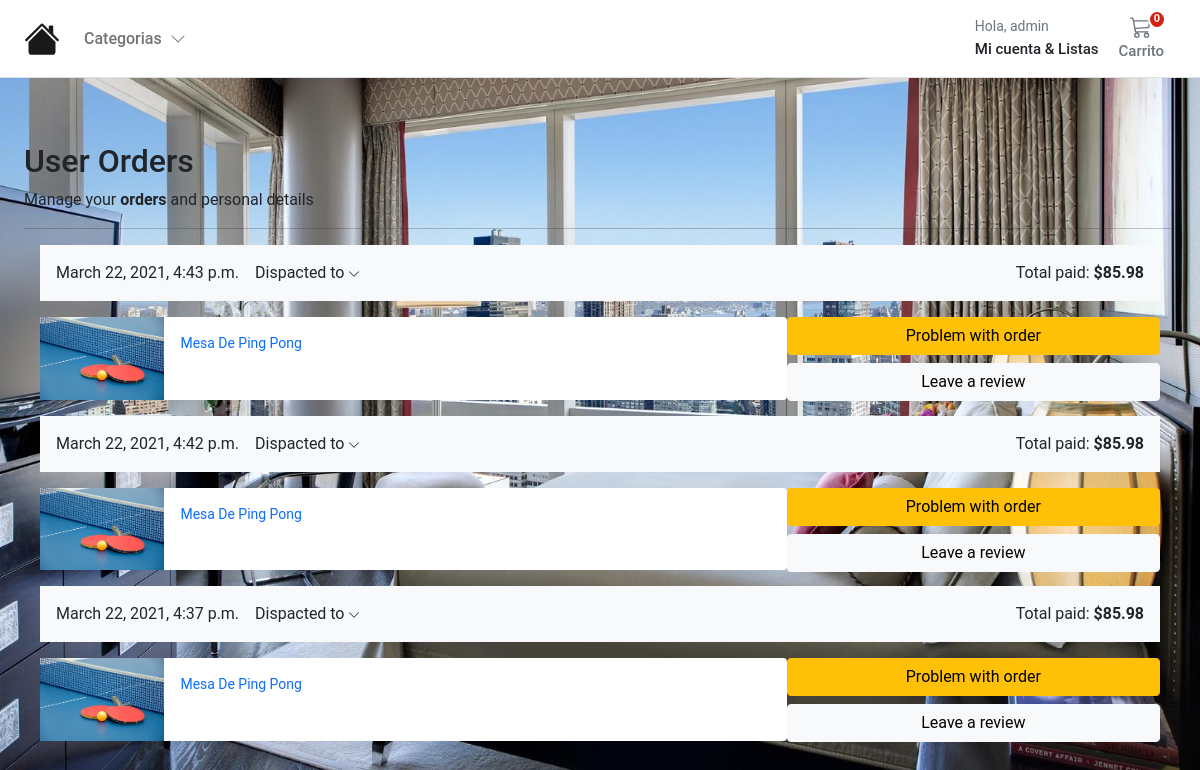
The app's page /account/user_orders/ (signed in) with its own data.
### account/models.py (models this page shows, shortened)
class Customer(AbstractBaseUser, PermissionsMixin):
    email = models.EmailField(_('email address'), unique=True)
    name = models.CharField(max_length=150)
    mobile = models.CharField(max_length=20, blank=True)
    is_active = models.BooleanField(default=False)
    is_staff = models.BooleanField(default=False)
    created = models.DateTimeField(auto_now_add=True)
    updated = models.DateTimeField(auto_now=True)
    objects = CustomAccountManager()
    USERNAME_FIELD = 'email'
    REQUIRED_FIELDS = ['name']
    class Meta:
        verbose_name = "Accounts"
        verbose_name_plural = "Accounts"

### orders/models.py (models this page shows, shortened)
class Order(models.Model):
    user = models.ForeignKey(settings.AUTH_USER_MODEL, on_delete=models.CASCADE, related_name="order_user")
    full_name = models.CharField(max_length=50)
    email = models.EmailField(max_length=254, blank=True)
    address1 = models.CharField(max_length=250)
    address2 = models.CharField(max_length=250)
    city = models.CharField(max_length=100)
    phone = models.CharField(max_length=100)
    postal_code = models.CharField(max_length=20)
    country_code = models.CharField(max_length=4, blank=True)
    created = models.DateTimeField(auto_now_add=True)
    updated = models.DateTimeField(auto_now=True)
    total_paid = models.DecimalField(max_digits=5, decimal_places=2)
    order_key = models.CharField(max_length=200)
    payment_option = models.CharField(max_length=200, blank=True)
    billing_status = models.BooleanField(default=False)
    class Meta:
        ordering = ("-created",)

class OrderItem(models.Model):
    order = models.ForeignKey(Order, related_name="items", on_delete=models.CASCADE)
    product = models.ForeignKey(Product, related_name="order_items", on_delete=models.CASCADE)
    price = models.DecimalField(max_digits=5, decimal_places=2)
    quantity = models.PositiveIntegerField(default=1)

### store/models.py (models this page shows)
class ProductImage(models.Model):
    product = models.ForeignKey(Product, on_delete=models.CASCADE, related_name="product_image")
    image = models.ImageField(
        verbose_name=_("image"),
        help_text=_("Upload a product image"),
        upload_to="images/",
        default="images/default.png",
    )
    alt_text = models.CharField(
        verbose_name=_("Alturnative text"),
        help_text=_("Please add alturnative text"),
        max_length=255,
        null=True,
        blank=True,
    )
    is_feature = models.BooleanField(default=False)
    created_at = models.DateTimeField(auto_now_add=True, editable=False)
    updated_at = models.DateTimeField(auto_now=True)
    class Meta:
        verbose_name = _("Imagen Referencial")
        verbose_name_plural = _("Imagen Referencial")

class Product(models.Model):
    product_type = models.ForeignKey(ProductType, verbose_name=_("Tipo"),on_delete=models.RESTRICT)
    category = models.ForeignKey(Category,verbose_name=_("Abreviacion"), on_delete=models.RESTRICT)
    title = models.CharField(
        verbose_name=_("Area"),
        max_length=255,
    )
    description = models.TextField(verbose_name=_("Descripcion"), blank=True)
    slug = models.SlugField(max_length=255)
    regular_price = models.DecimalField(
        verbose_name=_("Precio"),
        help_text=_("Maximo de $999"),
        error_messages={
            "name": {
                "max_length": _(""),
            },
        },
        max_digits=5,
        decimal_places=2,
    )
    discount_price = models.DecimalField(
        verbose_name=_("Descuento Disponible"),
        help_text=_("Maximo $999.99"),
        error_messages={
            "name": {
                "max_length": _(""),
            },
        },
        max_digits=5,
        decimal_places=2,
    )
    is_active = models.BooleanField(
        verbose_name=_("¿Area Privada?"),
        help_text=_(""),
        default=True,
    )
    created_at = models.DateTimeField(_("Created at"), auto_now_add=True, editable=False)
    updated_at = models.DateTimeField(_("Updated at"), auto_now=True)
    users_wishlist = models.ManyToManyField(settings.AUTH_USER_MODEL, related_name="user_wishlist", blank=True)
    class Meta:
        ordering = ("-created_at",)
        verbose_name = _("Product")
        verbose_name_plural = _("Products")
    def get_absolute_url(self):
        return reverse("store:product_detail", args=[self.slug])
    def __str__(self):
        return self.title

### account/views.py (the view)
# urls.py: path("user_orders/", views.user_orders, name="user_orders"),
@login_required
def user_orders(request):
    user_id = request.user.id
    orders = Order.objects.filter(user_id=user_id).filter(billing_status=True)
    return render(request, "account/dashboard/user_orders.html", {"orders": orders})

### basket/basket.py (called while the page is built)
    def __len__(self):
        return sum(item["qty"] for item in self.basket.values())

### basket/context_processors.py (called while the page is built)
def basket(request):
    return {'basket': Basket(request)}

### store/context_processors.py (called while the page is built)
def categories(request):
    return {"categories": Category.objects.filter(level=0)}

### store/models.py (called while the page is built)
    def get_absolute_url(self):
        return reverse("store:category_list", args=[self.slug])

### templates/account/dashboard/user_orders.html (shortened to what this page needs)
{% extends "../sub_base.html" %}
{% block sub_content %}
<div class="col-12">
  <h1 class="h2">User Orders</h1>
</div>
<div class="col-12 d-flex justify-content-between">
  <div>Manage your <b>orders</b> and personal details</div>
</div>
<hr />
 <div class="container">
    {% for order in orders %}
    <div class="row g-3">
      <div class="col-12 bg-light p-3 d-flex justify-content-between">
        <div class="d-flex d-flex-inline">
          <div class="pe-3">{{ order.created }}</div>
          <div class="dropdown">
          <a class="text-reset text-decoration-none dropdown-toggle" href="#" role="link" id="dropdownLink" data-bs-toggle="dropdown" aria-expanded="false">
          Dispacted to
          <svg xmlns="http://www.w3.org/2000/svg" width="12" height="12" fill="currentColor" class="bi bi-chevron-down" viewBox="0 0 16 16">
            <path fill-rule="evenodd" d="M1.646 4.646a.5.5 0 0 1 .708 0L8 10.293l5.646-5.647a.5.5 0 0 1 .708.708l-6 6a.5.5 0 0 1-.708 0l-6-6a.5.5 0 0 1 0-.708z"/>
          </svg>
          </a>
          </div>
        </div>
        <div class="text-end">
          Total paid: <span class="fw-bold">${{ order.total_paid }}</span>
        </div>
      </div>
      <div class="col-md-5 col-lg-4 order-md-last p-0 order-3">
        <div class="d-grid gap-2 ">
          <button class="btn btn-warning" type="button">Problem with order</button>
          <button class="btn btn-light" type="button">Leave a review</button>
        </div>
      </div>
      <div class="col-md-7 col-lg-8 p-0">
        {% for item in order.items.all %}
        <div class="card mb-3 border-0">
          <div class="row g-0">
            <div class="col-md-2 d-none d-md-block">
            {% for image in item.product.product_image.all %}
            {% if image.is_feature %}
            <img class="img-fluid" alt="Responsive image" src="{{ image.image.url }}" alt="{{ image.image.alt_text }}">
            {% endif %}
            {% endfor %}
            </div>
            <div class="col-md-10">
              <div class="card-body p-3">
                <a class="text-decoration-none" href="{{ item.product.get_absolute_url }}">
                  <p class="card-text small">{{item.product|title}}</p>
                </a>
              </div>
            </div>
          </div>
        </div>
        {% endfor %}
      </div>
    </div>
    {% endfor %}
  </div>
{% endblock %}

### templates/account/sub_base.html
{% extends "../base.html" %}
{% load static %}
{% block stylesheet %}{% static 'account/css/account.css' %}{% endblock %}
{% block content %}
<div class="container">
  <div class="login d-flex align-items-center">
    <div class="col-12 col-md-12 col-lg-12 mx-auto">
      {% block sub_content %}{% endblock %}
    </div>
  </div>
</div>
{% endblock %}

### templates/base.html (shortened to what this page needs)
{% load static %}
<!DOCTYPE html>
<html>
<head>
  <link href="https://cdn.jsdelivr.net/npm/bootstrap@5.0.0-beta1/dist/css/bootstrap.min.css" rel="stylesheet"
>
  <link rel="stylesheet" href="{% static 'core/css/base.css' %}">
  <link rel="stylesheet" href="{% static 'store/css/store.css' %}">
  <link rel="stylesheet" href="{% block stylesheet %}{% endblock %}">
</head>
<body>
  <header class="pb-3">
    <nav class="navbar navbar-expand-md navbar-light bg-white border-bottom">
      <div class="container-fluid px-md-4">
        <div class="d-flex w-100 navbar-collapse">
          <a class="navbar-brand d-flex-inline" href="/">
          </a>
          <ul class="navbar-nav me-auto mb-2 mb-md-0">
            <li class="nav-item dropdown">
              <a class="nav-link dropdown-toggle d-none d-md-block fw500" href="#" id="navbarDropdown" role="button"
                data-bs-toggle="dropdown" aria-expanded="false">
                Categorias
                <i class="ps-1"><svg xmlns="http://www.w3.org/2000/svg" width="16" height="16" fill="currentColor"
                    class="bi bi-chevron-down" viewBox="0 0 16 16">
                    <path fill-rule="evenodd"
                      d="M1.646 4.646a.5.5 0 0 1 .708 0L8 10.293l5.646-5.647a.5.5 0 0 1 .708.708l-6 6a.5.5 0 0 1-.708 0l-6-6a.5.5 0 0 1 0-.708z" />
                  </svg></i>
              </a>
            </li>
          </ul>
          <div>
            <div class="collapse navbar-collapse" id="navbarSupportedContent2">
              <ul class="navbar-nav me-auto mb-2 mb-lg-0">
                <li class="nav-item dropdown">
                  <a class="nav-link dropdown-toggle text-reset" href="#" id="navbarDropdown" role="button"
                    data-bs-toggle="dropdown" aria-expanded="false">
                    <div class="small text-muted">Hola,
                      {% if user.is_authenticated %}
                        {{ request.user.name }}
                      {% else %}
                      @{{user.username}}
                      {% endif %}
                    </div>
                    <span class="fs15 fw500">Mi cuenta &amp; Listas
                    </span>
                  </a>
                </li>
              </ul>
            </div>
          </div>
          <a type="button" role="button" href="{% url "basket:basket_summary" %}"
            class="btn btn-outline-secondary border-0 basket-btn">
            {% with total_qty=basket|length %}
            <div id="basket-qty" class="basket-qty">
              {% if total_qty > 0 %}
              {{ total_qty }}
              {% else %}
              0
              {% endif %}
            </div>
            {% endwith %}
            <div>
            </div>
            <span class="fs15 fw500">Carrito</span>
          </a>
        </div>
      </div>
    </nav>
  </header>
  <main class="pt-5">
    <div id="content">{% block content %} {% endblock %}</div>
  </main>
</body>
</html>

### static/core/css/base.css (style rules this page uses)
@media (min-width: 1000px) { .container { max-width: 1000px; } }
@media (max-width: 1200px) { .container { max-width: 100%; padding: 0 24px; } }
.dropdown-toggle::after { display: none; }
body { background-color: #EDF2F7; font-family: 'Open Sans', sans-serif; background: url('../../store/css/photographer.jpg') center / cover; }
html, body, p, div { letter-spacing: -0.02px; font-family: 'Roboto', sans-serif; }
.fs15 { font-size: 0.9375rem; }
.fw500 { font-weight: 500; }
.basket-qty { color: #fff; background: #d42114; border: 2px solid #fff; border-radius: 50%; text-align: center; font-size: 11px; height: 15px; width: 14px; position: absolute; box-sizing: content-box; font-weight: 600; display: flex; justify-content: center; align-items: center; top: 1px; right: 10px; }
.basket-btn { position: relative; }

### records on screen
Customer: user.name "admin"
Order: created "March 22, 2021, 4:43 p.m.", total_paid "85.98"
OrderItem: product "Mesa De Ping Pong"
ProductImage: image (picture)
Order: created "March 22, 2021, 4:42 p.m.", total_paid "85.98"
OrderItem: product "Mesa De Ping Pong"
Order: created "March 22, 2021, 4:37 p.m.", total_paid "85.98"
OrderItem: product "Mesa De Ping Pong"
